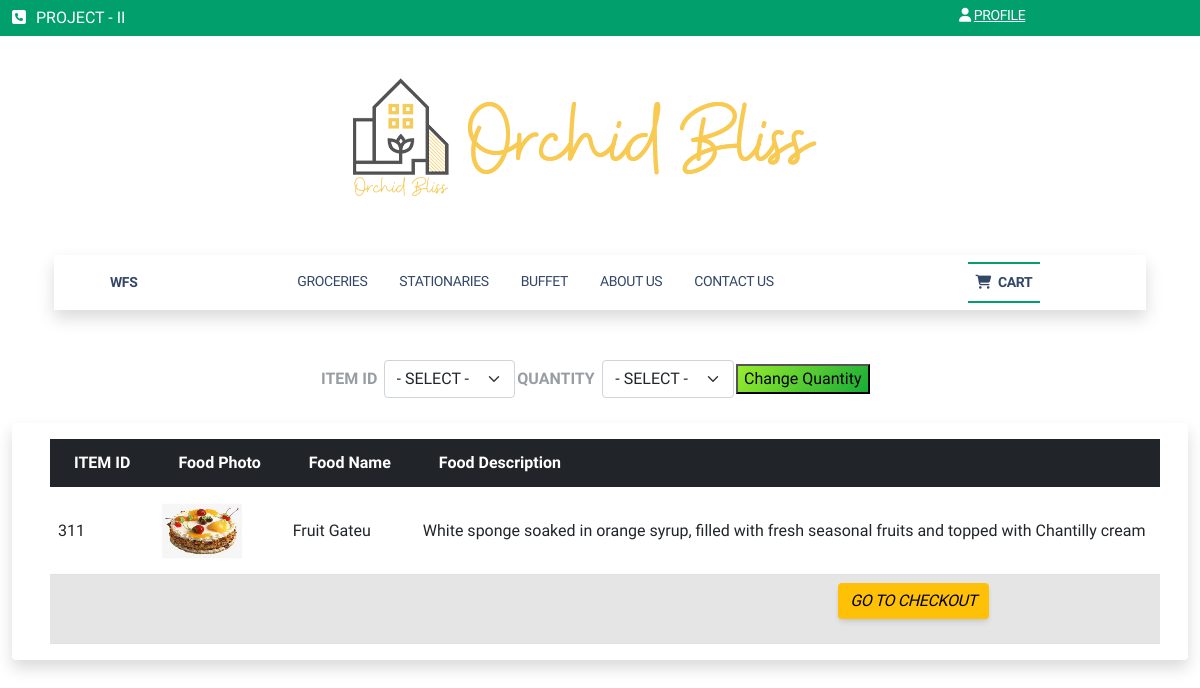
Screenshot of /cart/cart.php (signed in) with the database file from the repository.
### tables this page shows
CREATE TABLE `food_details` (
  `food_id` int(15) NOT NULL,
  `food_name` varchar(45) NOT NULL,
  `food_description` text NOT NULL,
  `food_price` float NOT NULL,
  `food_photo` text NOT NULL,
  `food_category` int(15) NOT NULL
);

CREATE TABLE `cart_details` (
  `cart_id` int(15) NOT NULL,
  `member_id` int(15) NOT NULL,
  `lt` varchar(10) NOT NULL,
  `food_id` int(15) NOT NULL,
  `quantity_id` int(15) NOT NULL,
  `total` float NOT NULL,
  `flag` int(1) NOT NULL
);

### cart/cart.php (the view, shortened to what this page needs)
<?php
$conn = mysqli_connect(DB_HOST, DB_USER, DB_PASSWORD, DB_DATABASE);
$flag_0 = 0;
$member_id = $_SESSION['SESS_MEMBER_ID'];
$result1 = mysqli_query($conn, "SELECT food_name,food_description,food_price,food_photo,cart_id,quantity_value,total,flag,category_name,lt FROM food_details,cart_details,food_categories,quantities WHERE cart_details.member_id='$member_id' AND cart_details.flag='$flag_0' AND cart_details.food_id=food_details.food_id AND food_details.food_category=food_categories.category_id AND cart_details.quantity_id=quantities.quantity_id AND cart_details.lt ='food'")
or die("A problem has occured 1... \n" . "Our team is working on it at the moment ... \n" . "Please check back after few hours.");
$result = array();
while ($row = mysqli_fetch_assoc($result1)) {
    $result[] = $row;
}
?>
<?php
$quantities = mysqli_query($conn, "SELECT * FROM quantities")
or die("Something is wrong ... \n" . mysqli_error());
?>
<?php
$flag_0 = 0;
$items = mysqli_query($conn, "SELECT * FROM cart_details WHERE member_id='$member_id' AND flag='$flag_0'")
or die("Something is wrong ... \n" . mysqli_error());
?>
<!DOCTYPE html>
<html lang="en">
<head>
    <link href="../assets/css/nucleo-icons.css" rel="stylesheet"/>
    <link href="../assets/css/nucleo-svg.css" rel="stylesheet"/>
    <link href="../assets/css/nucleo-svg.css" rel="stylesheet"/>
    <link id="pagestyle" href="../assets/css/soft-design-system.css?v=1.0.5" rel="stylesheet"/>
    <link rel="stylesheet" href="../css/style.css">
    <link href="https://cdn.jsdelivr.net/npm/bootstrap@5.0.2/dist/css/bootstrap.min.css" rel="stylesheet"
>
</head>
<body>
<section id="top">
    <div class="container-fluid">
        <div class="row">
            <div class="col-md-9">
                <p class="contact-action"><i class="fa fa-phone-square"></i>PROJECT - II</p>
            </div>
            <div class="col-md-3 clearfix" >
                <ul class="login-cart" style="text-align: right">
                    <li>
                        <a href="../user/home.php"> <i class="fas fa-user"></i>PROFILE</a>
                    </li>
                </ul>
            </div>
        </div>
    </div>
</section>
<header>
    <div class="container">
        <div class="row">
            <div class="col-md-12">
                <a href="#">
                    <img src="../images/logo2copy.png" alt="logo">
                </a>
            </div>
        </div>
    </div>
</header>
<div class="container position-sticky z-index-sticky top-0">
    <div class="row">
        <div class="col-12">
            <nav class="navbar navbar-expand-lg  blur  top-0  z-index-3 shadow position-absolute my-3 py-2 start-0 end-0 mx-4">
                <div class="container-fluid">
                    <a class="navbar-brand font-weight-bolder ms-sm-3" href="../index.php" rel="tooltip"
                       title="WFS" data-placement="bottom" target="_blank">
                        WFS
                    </a>
                    <div class="collapse navbar-collapse pt-3 pb-2 py-lg-0 w-100" id="navigation">
                        <ul class="nav navbar-nav nav-main">
                            <li class="nav-item dropdown dropdown-hover mx-2">
                                <a class="nav-link ps-2 d-flex justify-content-between cursor-pointer align-items-center "
                                   href="../pastry-shop.php">
                                    GROCERIES
                                </a>
                            </li>
                            <li class="nav-item dropdown dropdown-hover mx-2">
                                <a class="nav-link ps-2 d-flex justify-content-between cursor-pointer align-items-center"
                                   href="../lounge.php">
                                    STATIONARIES
                                </a>
                            </li>
                            <li class="nav-item dropdown dropdown-hover mx-2">
                                <a class="nav-link ps-2 d-flex justify-content-between cursor-pointer align-items-center"
                                   href="../tobedeleted_cartAkila/buffet.php">
                                    BUFFET
                                </a>
                            </li>
                            <li class="nav-item dropdown dropdown-hover mx-2">
                                <a class="nav-link ps-2 d-flex justify-content-between cursor-pointer align-items-center"
                                   aria-selected="true" href="../about-us.php">
                                    ABOUT US
                                </a>
                            </li>
                            <li class="nav-item dropdown dropdown-hover mx-2">
                                <a class="nav-link ps-2 d-flex justify-content-between cursor-pointer align-items-center"
                                   aria-selected="true" href="../about-us.php">
                                    CONTACT US
                                </a>
                            </li>
                            <li class="nav" style="margin-left: 50px">
                                <a class="nav-link nav-link-icon me-2  active" href="../cart/cart.php" target="_blank">
                                    <i class="fa fa-shopping-cart me-1"></i>
                                    <p class="d-inline text-sm z-index-1 font-weight-bold">CART</p>
                                </a>
                            </li>
                        </ul>
                    </div>
                </div>
            </nav>
        </div>
    </div>
</div>
<br><br><br><br><br>
<div>
    <div class="container-fluid">
    <form name="quantityForm" id="quantityForm" method="post" action="update-quantity.php"
          onsubmit="return updateQuantity(this)">
        <table width="560" align="center">
            <tr>
                <th class="text-uppercase text-secondary text-s font-weight-bolder opacity-7">Item ID</th>
                <td><select class="form-select" name="item" id="item">
                        <option value="select">- SELECT -
                            <?php
                            while ($row = mysqli_fetch_array($items)) {
                                echo "<option value=$row[cart_id]>$row[cart_id]";
                            }
                            ?>
                    </select>
                </td>
                <th class="text-uppercase text-secondary text-s font-weight-bolder opacity-7">Quantity</th>
                <td><select class="form-select" name="quantity" id="quantity">
                        <option value="select">- SELECT -
                            <?php
                            while ($row = mysqli_fetch_assoc($quantities)) {
                                echo "<option value=$row[quantity_id]>$row[quantity_value]";
                            }
                            ?>
                    </select>
                </td>
                <td><input class="bg-gradient-success" type="submit" name="Submit" value="Change Quantity"/></td>
            </tr>
        </table>
    </form>
<br>
    <div style="" class="card-body shadow p-3 mb-5 bg-body rounded">
        <div class="container-fluid">
          <div class="table-responsive">
              <table class="table table-hover align-items-center mb-0" style="margin: 0 10px">
                  <thead class="table-dark">
              <tr>
                <th>ITEM ID</th>
                <th>Food Photo</th>
                <th>Food Name</th>
                <th>Food Description</th>
                <th>Food Category</th>
            </tr>
            </thead>
            <?php
            $cartItem = "";
            foreach ($result as $row) {
                $lt = $row['lt'];
                $cartItem .= $row['cart_id'] . ",";
                echo "<tr>";
                echo "<td>" . $row['cart_id'] . "</td>";
                echo '<td><a href=../images/' . $row[$lt . '_photo'] . ' alt="click to view full image" target="_blank"><img src=../images/' . $row[$lt . '_photo'] . ' width="80" height="70"></a></td>';
                echo "<td>" . $row[$lt . '_name'] . "</td>";
                echo "<td>" . $row[$lt . '_description'] . "</td>";
                echo "<td>" . ($lt == 'food' ? $row['category_name'] : 'SPECIAL DEALS') . "</td>";
            }
            ?>
            <?php
            if (mysqli_num_rows($items) > 0){
                    ?>
                <?php
                $cartItem = rtrim($cartItem, ',');
                echo "<tr>";
                echo '<td colspan="9" class="table-active"  style="text-align: center" ><a href="order-exec.php?id=' . $cartItem . '"><i class="btn btn-warning">Go To Checkout</i></a></td>';
                echo "</tr>";
        }
        ?>
    </div>
</body>
</html>

### css/style.css (style rules this page uses)
ul { padding-left: 0; }
#top { width: 100%; background: #009f6b; font-size: 12px; color: #fff; padding: 5px 0; }
#top .contact-action { margin-bottom: 0; }
#top p i { font-size: 16px; margin-right: 10px; }
#top .login-cart li { float: left; list-style: none; }
#top .login-cart li a { color: #fff ; padding: 0 15px; font-size: 14px; -webkit-transition: .4s ease-in-out; -moz-transition: .4s ease-in-out; -ms-transition: .4s ease-in-out; -o-transition: .4s ease-in-out; transition: .4s ease-in-out; }
#top .login-cart li a i { margin-right: 3px; }
header { padding: 40px 0; text-align: center; }
.nav-main li { -webkit-transition: .2s ease-in-out; -moz-transition: .2s ease-in-out; -ms-transition: .2s ease-in-out; -o-transition: .2s ease-in-out; transition: .2s ease-in-out; font-size: 17px; }
.nav-main > li::before { top: -2px; -webkit-transform: translateY(-10px); -moz-transform: translateY(-10px); transform: translateY(-10px); }
.nav-main > li:after { bottom: -2px; -webkit-transform: translateY(10px); -moz-transform: translateY(10px); transform: translateY(10px); }
.nav-main > li::before, .nav-main > li::after { position: absolute; left: 0; width: 100%; height: 2px; background: #009f6b; content: ''; opacity: 0; -webkit-transition: opacity 0.3s, -webkit-transform 0.3s; -moz-transition: opacity 0.3s, -moz-transform 0.3s; transition: opacity 0.3s, transform 0.3s; }
.nav-main > li a { padding: 20px 15px; color: #555; font-size: 17px; }
.navbar-nav { float: none; text-align: center; }
.navbar-nav>li { float: none; display: inline-block; margin:0 10px; }
.navbar-nav .active { border-top: 2px solid #009f6b; border-bottom: 2px solid #009f6b; margin: -1px 0; }

### cart/cart.php (style rules this page uses)
body { background-color: #eee; font-family: 'Calibri', sans-serif !important }
body { background: url(../images/ourback.jpg); }

### rows the page displays
food_details: cart_details.cart_id "311", food_photo (picture), food_name "Fruit Gateu", food_description "White sponge soaked in orange syrup, filled with fresh seasonal fruits and topped with Chantilly cream"
